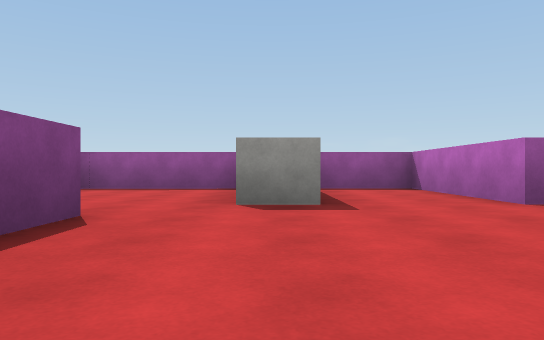
[1] (above)

13 first-person views from a walk through a scene from a Unity 3-D project. The camera is 0.33 m above the floor, looks level and sees 70° across. The floor is counted in squares, 1 m on a side. Each view is taken from the middle of a square. On the plan, view 1 faces up. The plan holds only what a view shows up to about 9 squares ahead; the rest is blank. The place goes on beyond the plan. Surface patterns are stand-ins for the level's own textures.

[2]
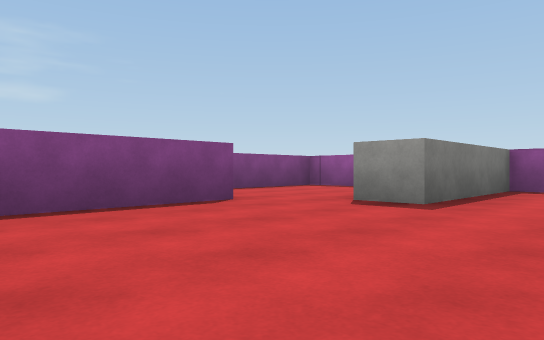

[3]
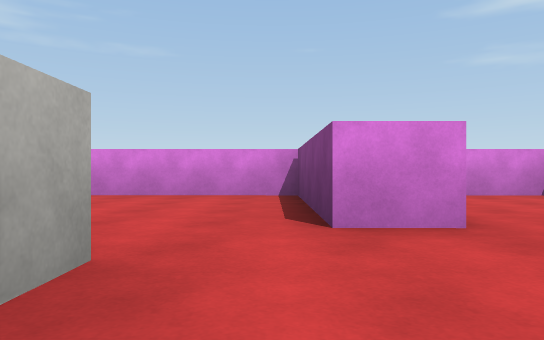

[4]
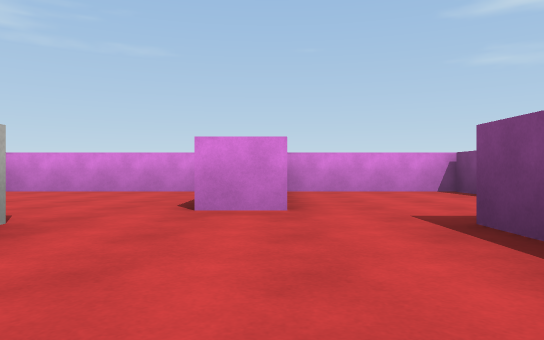

[5]
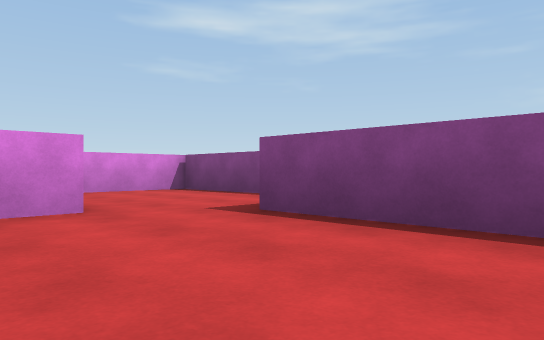

[6]
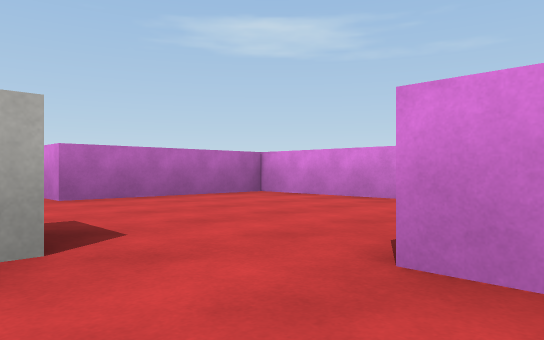

[7]
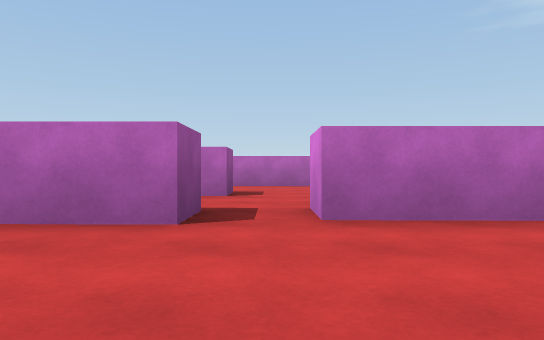

[8]
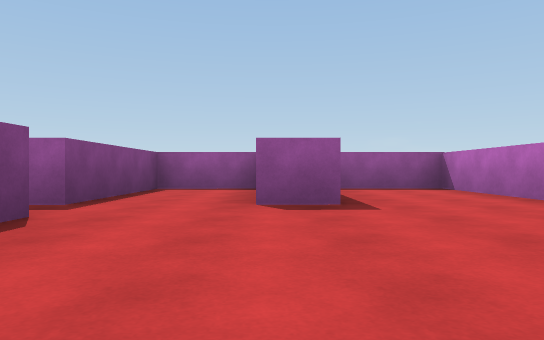

[9]
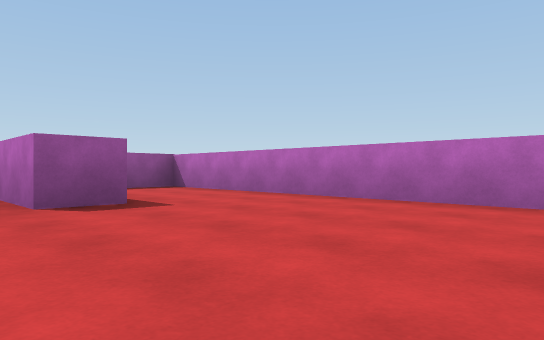

[10]
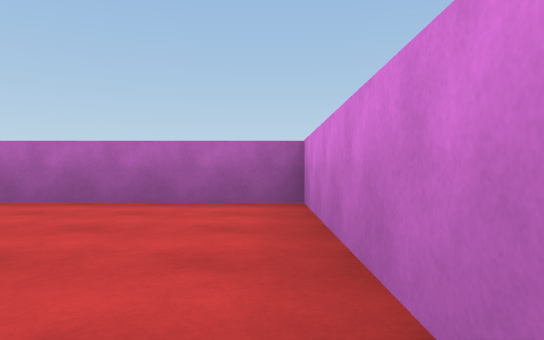

[11]
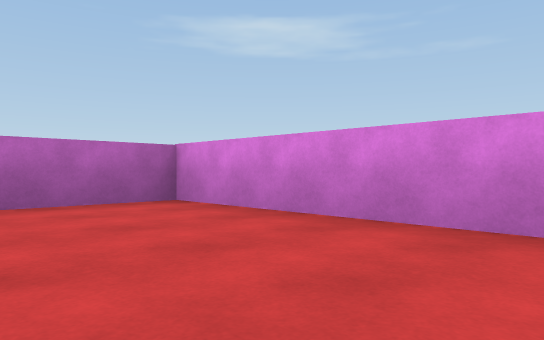

[12]
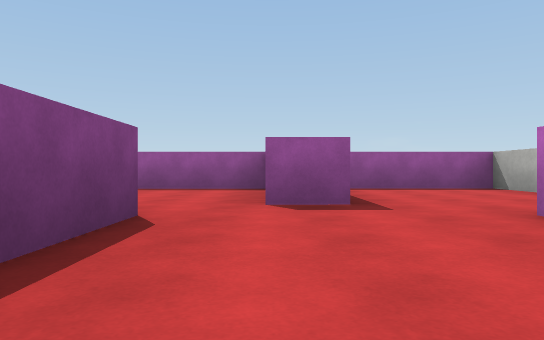

[13]
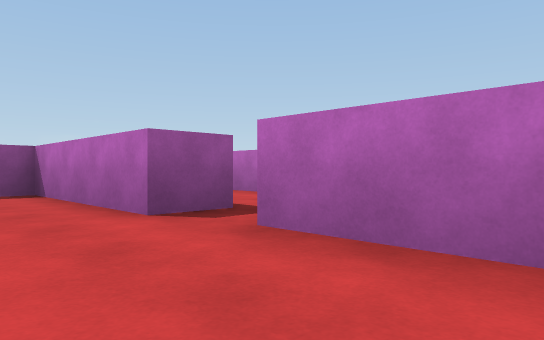

### Floor plan
Ten units are one square. View 1 is at (0, 0); x grows to the right and y downward. Boxes are objects, and circles mark ways between rooms. Rooms are numbered by the first view taken in them; rooms with no view inside come last. Other rooms are left out.
<svg viewBox="-55 -69 138 77">
<path fill="none" stroke="#000" d="M-22 -27 -14 -27 -14 3 26 3 26 -27M23 -36 23 -64 4 -64 4 -36 -3 -36 -3 -64 -33 -64 -33 -36 -41 -36M-50 -28 -50 3 -22 3M58 -36 49 -36 49 -58M26 -27 34 -27M44 3 78 3 78 -64 61 -64M48 -64 31 -64 31 -36 23 -36"/>
<circle cx="30" cy="-30" r="3" fill="#2a7"/>
<text x="-10" y="-30">1</text>
<text x="50" y="-30">2</text>
</svg>
Room 1 opens to room 2.

Where each view was taken, in squares from view 1:
view 1: 0 up, 0 right, facing up
view 2: 0 up, 2 right, facing up-left
view 3: 5 up, 1 left, facing down
view 4: 6 up, 2 left, facing down
view 5: 6 up, 1 left, facing down-left
view 6: 4 up, 2 left, facing down-right
view 7: 3 up, 0 right, facing right
view 8: 0 up, 5 right, facing up
view 9: 0 up, 4 right, facing up-right
view 10: 0 up, 4 right, facing right
view 11: 2 up, 4 right, facing down-right
view 12: 0 up, 4 left, facing up
view 13: 1 up, 1 right, facing up-right
